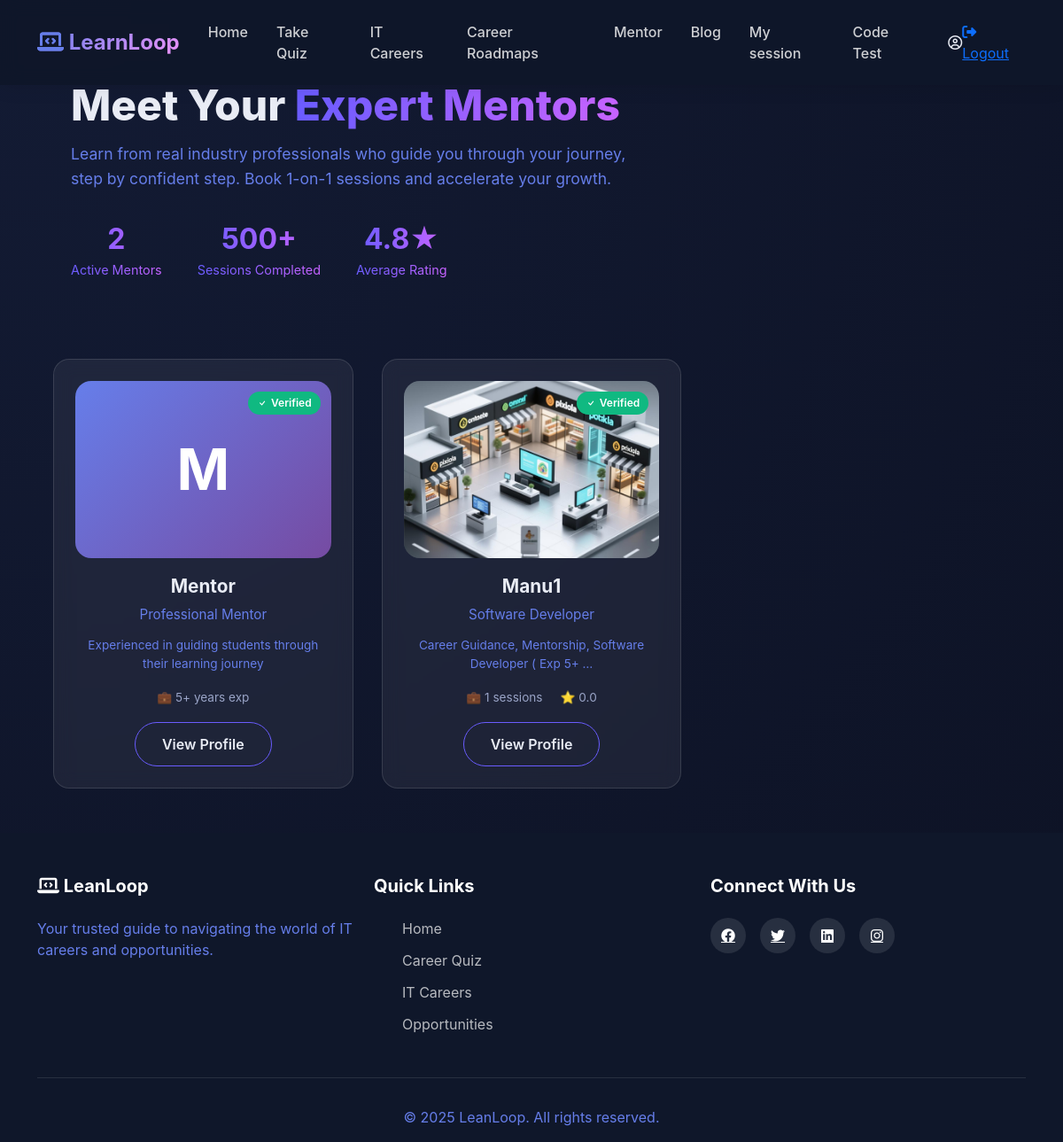
The page /mentor/browse/ on the database as committed earlier.
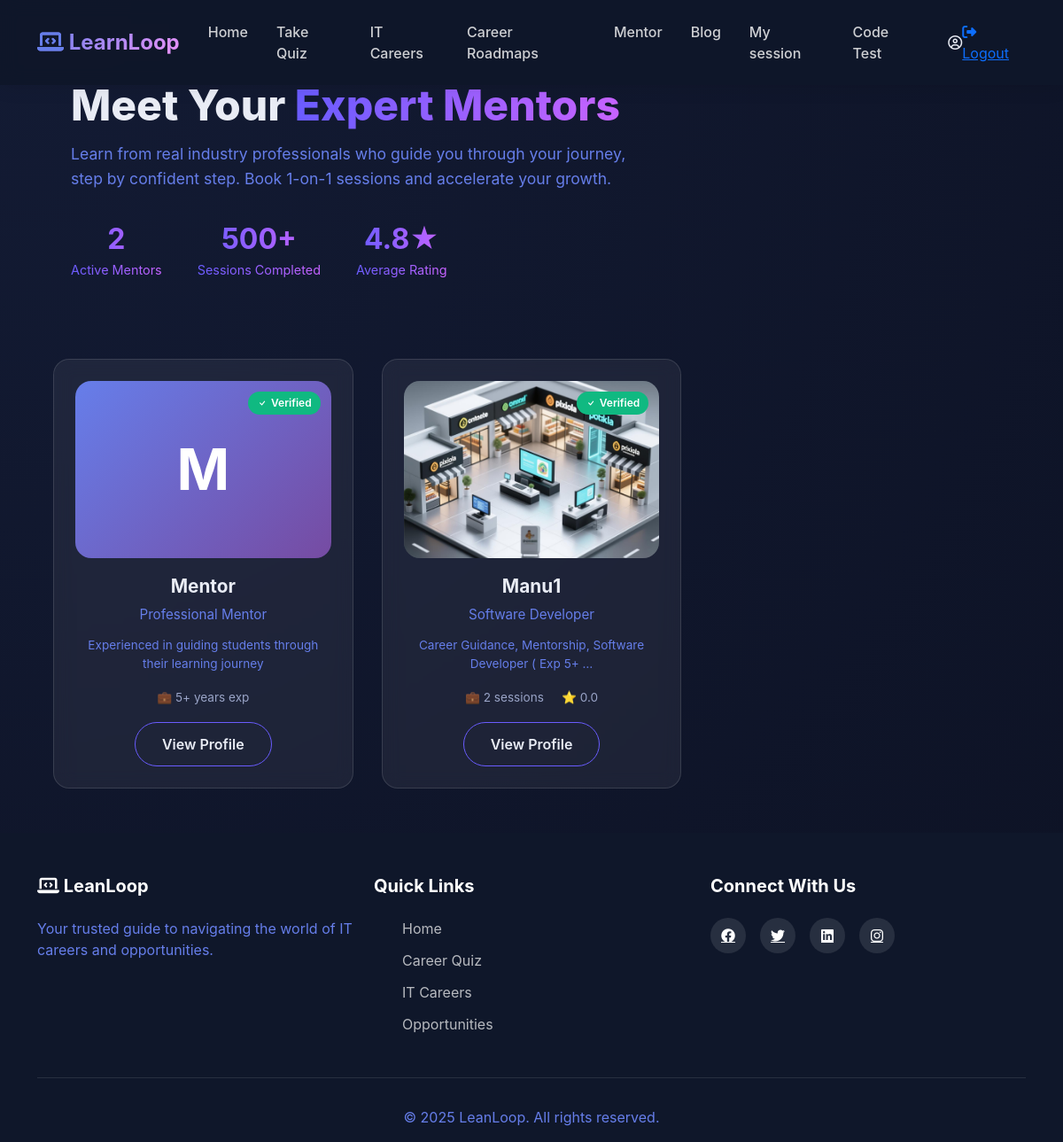
The same page on the database as committed later.
### accounts/models.py (models this page shows, shortened)
class CustomUser(AbstractUser):
    ROLE_CHOICES = (
        ('user', 'User'),
        ('mentor', 'Mentor'),
        ('Admin', 'Admin'),
    )
    role = models.CharField(
        max_length=10,
        choices=ROLE_CHOICES,
        default='user'
    )
    phone_regex = RegexValidator(
    regex=r'^[9876]\d{9}$',
    message="Phone number must be a 10-digit number and start with 9, 8, 7, or 6."
    )
    phone_number = models.CharField(
        max_length=10,
        blank=True,
        null=True,
        validators=[phone_regex],
        unique=True,
        help_text='Enter 10 digit phone number'
    )
    previous_experience = models.BooleanField(blank=True, null=True)
    is_approved=models.BooleanField(default=False)
    GENDER_CHOICES = [
        ('male', 'Male'),
        ('female', 'Female'),
        ('other', 'Other'),
        ('prefer_not_to_say', 'Prefer not to say'),
    ]
    gender = models.CharField(
        max_length=20,
        choices=GENDER_CHOICES,
        blank=False,
        null=False
    )
    profile_photo = models.ImageField(upload_to='mentor_photos/', blank=False, null=True)
    profession = models.CharField(max_length=100, blank=False, null=True)
    experience_years = models.PositiveIntegerField(
        null=True,
        blank=False
    )
    expertise = models.CharField(
        blank=False,
        null=True,
        max_length=100,
    )
    bio = models.CharField(
        blank=False,
        null=True,
    )
    linkedin = models.URLField(blank=True, null=True)
    portfolio = models.URLField(blank=True, null=True)
    available_days = models.JSONField(default=list)  # ["mon", "wed", "fri"]
    available_from = models.TimeField(default="09:00")
    available_to = models.TimeField(default="17:00")
    session_duration = models.CharField(
        max_length=10,
        choices=[
            ('30', '30 Minutes'),
            ('60', '60 Minutes'),
        ],null=True, blank=False
    )
    intro_video = models.FileField(upload_to="mentor_videos/", blank=True, null=True)
    created_at = models.DateTimeField(
        auto_now_add=True,
        null=True
    )

### mentor/models.py (models this page shows, shortened)
class MentorProfile(models.Model):
    user = models.OneToOneField(
        CustomUser,
        on_delete=models.CASCADE,
        related_name='mentor_profile'
    )
    bio = models.TextField(
        max_length=500,
        blank=True,
        null=True,
        help_text="Professional bio (max 500 characters)"
    )
    expertise = models.CharField(
        max_length=500,
        blank=True,
        null=True,
        help_text="Comma-separated skills (e.g., Python, Django, React)"
    )
    fee_30min = models.IntegerField(
        default=10,
        validators=[MinValueValidator(0), MaxValueValidator(1000)],
        help_text="Token fee for 30-minute session"
    )
    fee_60min = models.IntegerField(
        default=20,
        validators=[MinValueValidator(0), MaxValueValidator(2000)],
        help_text="Token fee for 60-minute session"
    )
    total_sessions = models.IntegerField(default=0)
    total_earnings = models.IntegerField(default=0)
    rating = models.DecimalField(
        max_digits=3,
        decimal_places=2,
        default=0.00,
        validators=[MinValueValidator(0), MaxValueValidator(5)]
    )
    is_active = models.BooleanField(default=True)
    created_at = models.DateTimeField(auto_now_add=True)
    updated_at = models.DateTimeField(auto_now=True)
    class Meta:
        verbose_name = "Mentor Profile"
        verbose_name_plural = "Mentor Profiles"

### mentor/views.py (the view)
# urls.py: path('browse/', views.mentor_list, name='mentor_list'),
def mentor_list(request):
    mentors = CustomUser.objects.filter(role='mentor', is_approved=True)
    mentors_with_profiles = []
    for mentor in mentors:
        try:
            profile = MentorProfile.objects.get(user=mentor)
        except MentorProfile.DoesNotExist:
            profile = None
        mentors_with_profiles.append({
            'mentor': mentor,
            'profile': profile
        })
    context = {
        'mentors': mentors_with_profiles
    }
    return render(request, 'mentor_browse.html', context)

### mentor/templates/mentor_browse.html (shortened to what this page needs)
    {% extends 'dashboard/userbase.html' %}
{% block content %}
<div class="mentor-hero">
    <h1>Meet Your <span>Expert Mentors</span></h1>
    <p>Learn from real industry professionals who guide you through your journey, step by confident step. Book 1-on-1 sessions and accelerate your growth.</p>
    <div class="stats-bar">
        <div class="stat-item">
            <span class="stat-number">{{ mentors|length }}</span>
            <span class="stat-label">Active Mentors</span>
        </div>
        <div class="stat-item">
            <span class="stat-number">500+</span>
            <span class="stat-label">Sessions Completed</span>
        </div>
        <div class="stat-item">
            <span class="stat-number">4.8★</span>
            <span class="stat-label">Average Rating</span>
        </div>
    </div>
</div>
<div class="containers">
    <div class="grid">
        {% for item in mentors %}
        <div class="mentor-card">
            <div class="mentor-img-wrapper">
                {% if item.mentor.profile_photo %}
                    <img src="{{ item.mentor.profile_photo.url }}" class="mentor-img" alt="{{ item.mentor.username }}">
                {% else %}
                    <div class="placeholder-img">{{ item.mentor.username.0|upper }}</div>
                {% endif %}
                <span class="verified-badge">
                    <svg width="12" height="12" fill="currentColor" viewBox="0 0 16 16">
                        <path d="M10.97 4.97a.75.75 0 0 1 1.07 1.05l-3.99 4.99a.75.75 0 0 1-1.08.02L4.324 8.384a.75.75 0 1 1 1.06-1.06l2.094 2.093 3.473-4.425a.267.267 0 0 1 .02-.022z"/>
                    </svg>
                    Verified
                </span>
            </div>
            <h3 class="mentor-name">
                {% if item.mentor.first_name and item.mentor.last_name %}
                    {{ item.mentor.first_name }} {{ item.mentor.last_name }}
                {% else %}
                    {{ item.mentor.username }}
                {% endif %}
            </h3>
            <p class="mentor-role">
                {{ item.mentor.profession|default:"Professional Mentor" }}
            </p>
            <p class="mentor-expertise">
                {% if item.profile %}
                    {{ item.profile.expertise|truncatewords:8 }}
                {% else %}
                    Experienced in guiding students through their learning journey
                {% endif %}
            </p>
            <div class="mentor-stats">
                {% if item.profile %}
                    <span>💼 {{ item.profile.total_sessions }} sessions</span>
                    <span>⭐ {{ item.profile.rating|floatformat:1 }}</span>
                {% else %}
                    <span>💼 {{ item.mentor.experience_years|default:"5+" }} years exp</span>
                {% endif %}
            </div>
            <a href="{% url 'mentor_detail' item.mentor.id %}" class="btn-mentor">View Profile</a>
        </div>
        {% empty %}
        <div class="empty-state">
            <h2>No mentors available right now.</h2>
            <p>Come back later — the best are worth waiting for.</p>
        </div>
        {% endfor %}
    </div>
</div>
{% endblock %}

Rows that differ between the two databases and show on the page:
changed CustomUser "Manu1": profile.total_sessions "1" → "2"
